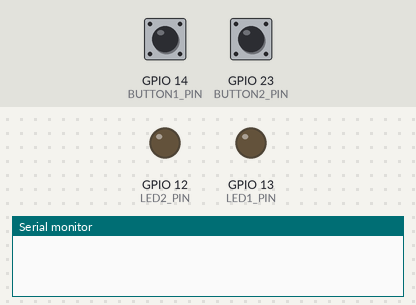
Bench run of a sketch on a simulated ESP32. Shown: output pins drawn as LEDs (lit = HIGH), the last lines printed to the serial monitor. The inputs (shaded band) are chosen by the test bench; at power-on: GPIO 14 (BUTTON1_PIN) LOW, GPIO 23 (BUTTON2_PIN) LOW.

Above: at 1.2 s.
1.3 s: GPIO 14 (BUTTON1_PIN) pulled HIGH for 0.15 s
At 1.42 s:
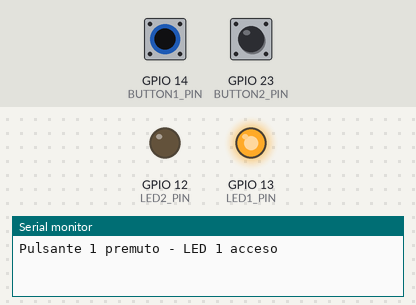
3.0 s: GPIO 23 (BUTTON2_PIN) pulled HIGH for 0.15 s
At 3.6 s:
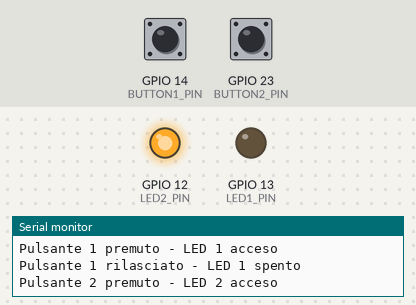
4.6 s: GPIO 14 (BUTTON1_PIN) pulled HIGH for 1 s
At 5.4 s:
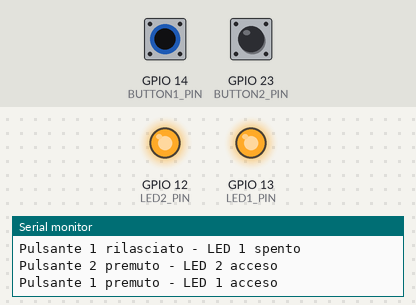
7.1 s: GPIO 23 (BUTTON2_PIN) pulled HIGH for 1 s
At 8.0 s:
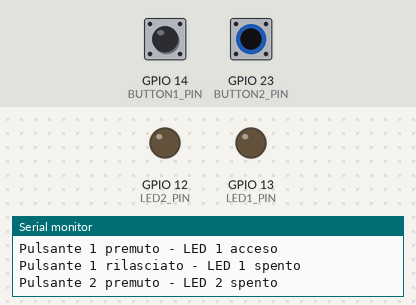
9.6 s: GPIO 23 (BUTTON2_PIN) pulled HIGH for 3.2 s
At 11.1 s:
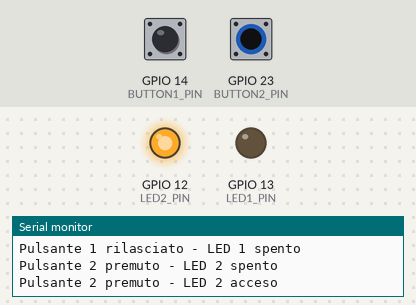
14.3 s: GPIO 14 (BUTTON1_PIN) pulled HIGH for 3.2 s
At 14.6 s:
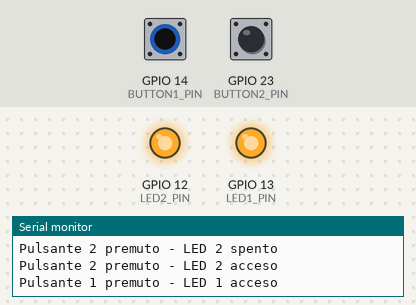
Timing chart, 0 to 19.1 s (numbered marks = the images above; inputs shaded):
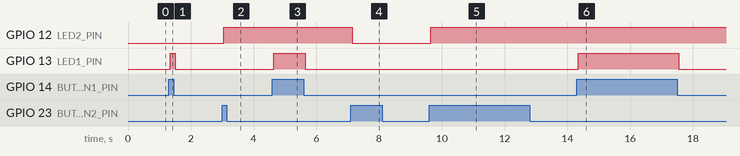

The sketch:

pulsanti-button-stati.ino
```cpp
/*
 * Due pulsanti gestiti con la struttura Button
 *
 *  - pulsante 1, rosso (GPIO 14), SENZA MEMORIA (momentaneo): il LED 1 rosso
 *    (GPIO 13) resta acceso finché il pulsante è premuto;
 *  - pulsante 2, verde (GPIO 23), CON MEMORIA (toggle): il LED 2 verde
 *    (GPIO 12) cambia stato a ogni pressione.
 *
 * Collegamento: pulsanti tra il pin e 3V3, resistenza di pull-down esterna
 * verso GND (pinMode INPUT). Il pin legge LOW a riposo e HIGH quando il
 * pulsante è premuto.
 */

#define BUTTON1_PIN 14    // pulsante momentaneo
#define BUTTON2_PIN 23    // pulsante toggle
#define LED1_PIN 13       // LED del pulsante momentaneo
#define LED2_PIN 12       // LED del pulsante toggle
#define DEBOUNCETIME 50   // ms: tempo di stabilità richiesto prima di accettare un cambio
                          // (va scelto in base alla qualità del pulsante: deve superare
                          //  la durata dei suoi rimbalzi e dei suoi disturbi)

/**
 * Struttura Button: debounce a LIVELLO STABILE, codifica "prima gli stati"
 *
 * Stessa macchina a stati del DEBOUNCER, ma lo stato è una variabile esplicita
 * (debState) e il codice esamina PRIMA lo stato e POI, dentro ogni stato,
 * gli ingressi:
 *  - STABILE (debState = false): il valore letto coincide con il livello accettato;
 *  - ATTESA DI CONFERMA (debState = true): è stato letto un livello diverso e
 *    se ne misura la durata.
 *
 * Un cambio viene segnalato solo quando il nuovo livello è rimasto costante per
 * debtime ms; ogni variazione letta (rimbalzo o disturbo) fa ripartire il
 * conteggio. Il prezzo è un ritardo di debtime ms, impercettibile per un
 * pulsante azionato a mano.
 *
 * Uso: chiamare changed() a ogni giro di loop(); dopo un true, val contiene
 * il nuovo livello stabile.
 */
struct Button {
  uint8_t pin;           // pin di Arduino collegato al pulsante
  uint8_t val0;          // ultimo valore letto (anche se instabile)
  unsigned long debtime; // tempo di stabilità richiesto, in millisecondi
  uint8_t val;           // valore letto nell'ultima chiamata
  uint8_t val00;         // ultimo livello stabile accettato
  unsigned long last;    // istante dell'ultima variazione letta
  bool debState;         // stato: false = STABILE, true = ATTESA DI CONFERMA

  bool changed() {
    bool chg = false;
    val = digitalRead(pin);

    if (!debState) {                  // STATO STABILE (val0 == val00)
      if (val != val0) {              // variazione: si attende la conferma
        val0 = val;
        last = millis();              // il conteggio della stabilità parte da qui
        debState = true;
      }
    } else {                          // STATO ATTESA DI CONFERMA (val0 != val00)
      if (val != val0) {              // rimbalzo o disturbo: il valore è tornato
        val0 = val;                   // uguale al livello accettato
        debState = false;             // si torna in STABILE senza segnalare nulla
                                      // (il timer ripartirà alla prossima variazione)
      } else if ((unsigned long)(millis() - last) > debtime) {
        val00 = val;                  // stabile da debtime ms: cambio vero
        debState = false;
        chg = true;
      }
    }
    return chg;
  }

  // Costruttore. Scelta: il livello iniziale si legge dal pin, così non va
  // indicato a mano e non si rischia un evento falso all'accensione
  // (vale sia con pull-down sia con pull-up).
  Button(uint8_t _pin, unsigned long _debtime = DEBOUNCETIME) {
    pin = _pin;
    debtime = _debtime;
    pinMode(pin, INPUT);              // prima si configura il pin come ingresso...
    val = digitalRead(pin);           // ...poi si legge il livello iniziale
    val0 = val;
    val00 = val;                      // il livello iniziale è quello accettato
    last = 0;
    debState = false;                 // si parte in STABILE
  }
};

Button buttonMomentary(BUTTON1_PIN);  // tempo di stabilità predefinito DEBOUNCETIME
Button buttonToggle(BUTTON2_PIN);

bool toggleState = false;   // stato memorizzato del pulsante con memoria

void setup() {
  Serial.begin(115200);
  // i pin dei pulsanti sono configurati dal costruttore (INPUT, pull-down esterno)
  pinMode(LED1_PIN, OUTPUT);
  pinMode(LED2_PIN, OUTPUT);
}

void loop() {
  // 1. PULSANTE SENZA MEMORIA (momentaneo)
  // Scelta: si reagisce a entrambi i cambi; il LED copia il livello stabile.
  if (buttonMomentary.changed()) {
    if (buttonMomentary.val == HIGH) {        // con pull-down, HIGH = premuto
      digitalWrite(LED1_PIN, HIGH);
      Serial.println("Pulsante 1 premuto - LED 1 acceso");
    } else {
      digitalWrite(LED1_PIN, LOW);
      Serial.println("Pulsante 1 rilasciato - LED 1 spento");
    }
  }

  // 2. PULSANTE CON MEMORIA (toggle)
  // Scelta: changed() sta prima dell'&& e viene chiamata a ogni giro, così il
  // debounce continua a lavorare anche sui rilasci; si agisce solo sulla pressione.
  if (buttonToggle.changed() && buttonToggle.val == HIGH) {
    toggleState = !toggleState;               // inverte lo stato memorizzato
    digitalWrite(LED2_PIN, toggleState);
    Serial.print("Pulsante 2 premuto - LED 2 ");
    Serial.println(toggleState ? "acceso" : "spento");
  }

  delay(1);  // solo per non bloccare il simulatore; il loop() deve restare veloce
}
```

Measured:
- after the input at 1.3 s, GPIO 13 (LED1_PIN): LOW → HIGH after 0.05 s, → LOW 0.15 s later
- after the input at 3.0 s, GPIO 12 (LED2_PIN): LOW → HIGH after 0.05 s
- after the input at 4.6 s, GPIO 13 (LED1_PIN): LOW → HIGH after 0.05 s, → LOW 1.0 s later
- after the input at 7.1 s, GPIO 12 (LED2_PIN): HIGH → LOW after 0.05 s
- after the input at 9.6 s, GPIO 12 (LED2_PIN): LOW → HIGH after 0.05 s
- after the input at 14.3 s, GPIO 13 (LED1_PIN): LOW → HIGH after 0.05 s, → LOW 3.2 s later
